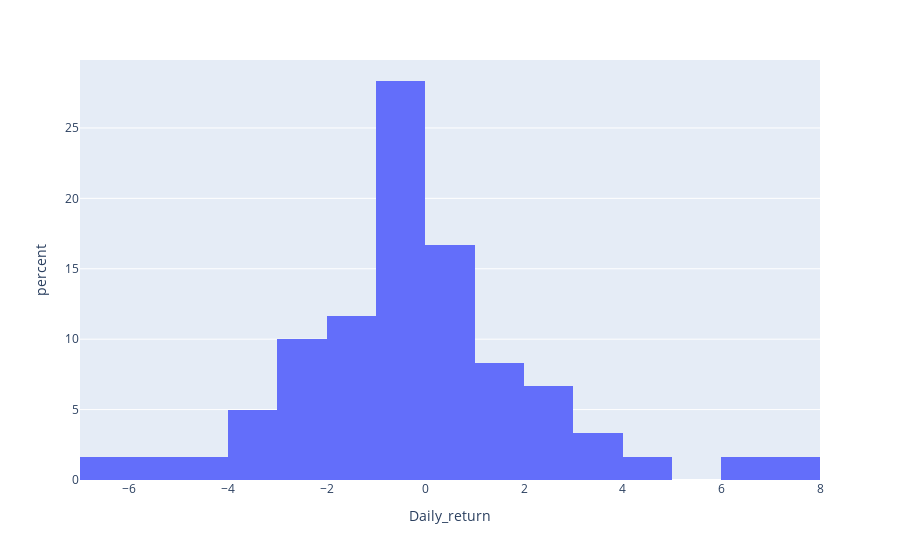

This figure's notebook cell:
### Code cell
dfig = go.Figure()
px.histogram(df.head(60), x="Daily_return",histnorm='percent')

### Figure 1 — Plotly figure (JSON) as saved in the notebook; plotly's stock layout.template omitted (floating-point values rounded to 4 significant figures)
{"data": [{"alignmentgroup": "True", "bingroup": "x", "histnorm": "percent", "hovertemplate": "Daily_return=%{x}<br>percent=%{y}<extra></extra>", "legendgroup": "", "marker": {"color": "#636efa"}, "name": "", "offsetgroup": "", "orientation": "v", "showlegend": false, "type": "histogram", "x": [2.2, -0.4785, 1.322, -1.305, 0.8413, 0.5959, 0, -1.659, -0.6024, -0.6061, -1.463, -0.8663, -1.248, -0.3793, -0.1269, -0.1271, 2.926, 2.101, 1.695, -0.119, -3.933, -1.117, 0.6274, -0.1247, 0.2497, -2.117, -0.8906, -0.2567, 0.9009, -0.3827, 3.329, -0.1239, -0.2481, -2.363, -0.3822, 0, 1.79, -3.015, 0.2591, 0.5168, -1.285, -6.25, -2.778, 3.714, -3.581, 0, -2.857, -5.294, -0.6211, -2.5, 7.372, 4.478, 2.286, 1.397, -0.2755, -4.696, -1.739, 6.785, 1.796, -2.985], "xaxis": "x", "yaxis": "y"}], "layout": {"barmode": "relative", "legend": {"tracegroupgap": 0}, "margin": {"t": 60}, "xaxis": {"anchor": "y", "domain": [0, 1], "title": {"text": "Daily_return"}}, "yaxis": {"anchor": "x", "domain": [0, 1], "title": {"text": "percent"}}}}
